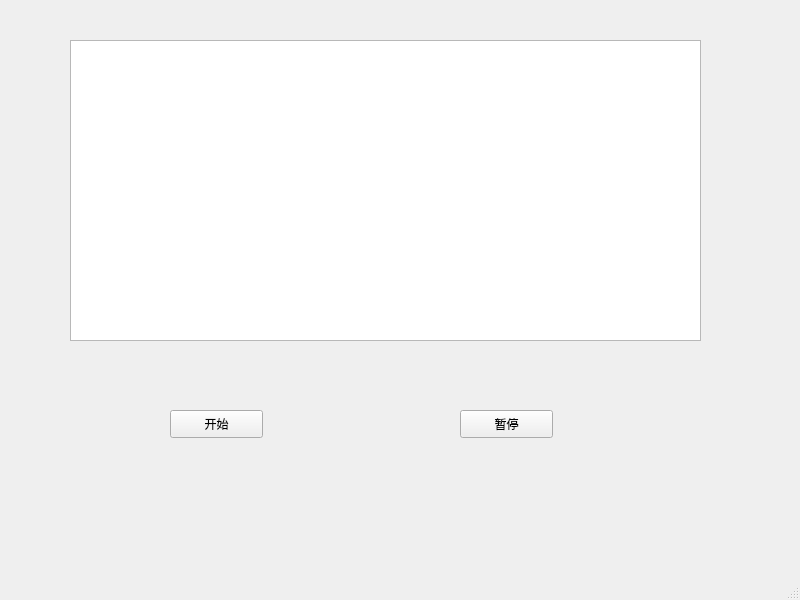
<?xml version="1.0" encoding="UTF-8"?>
<ui version="4.0">
 <class>MainWindow</class>
 <widget class="QMainWindow" name="MainWindow">
  <property name="geometry">
   <rect>
    <x>0</x>
    <y>0</y>
    <width>800</width>
    <height>600</height>
   </rect>
  </property>
  <property name="windowTitle">
   <string>MainWindow</string>
  </property>
  <widget class="QWidget" name="centralwidget">
   <widget class="QGraphicsView" name="graphicsView">
    <property name="geometry">
     <rect>
      <x>70</x>
      <y>40</y>
      <width>631</width>
      <height>301</height>
     </rect>
    </property>
   </widget>
   <widget class="QPushButton" name="start_but">
    <property name="geometry">
     <rect>
      <x>170</x>
      <y>410</y>
      <width>93</width>
      <height>28</height>
     </rect>
    </property>
    <property name="text">
     <string>开始</string>
    </property>
   </widget>
   <widget class="QPushButton" name="stop_but">
    <property name="geometry">
     <rect>
      <x>460</x>
      <y>410</y>
      <width>93</width>
      <height>28</height>
     </rect>
    </property>
    <property name="text">
     <string>暂停</string>
    </property>
   </widget>
  </widget>
  <widget class="QMenuBar" name="menubar">
   <property name="geometry">
    <rect>
     <x>0</x>
     <y>0</y>
     <width>800</width>
     <height>26</height>
    </rect>
   </property>
  </widget>
  <widget class="QStatusBar" name="statusbar"/>
 </widget>
 <resources/>
 <connections/>
</ui>
